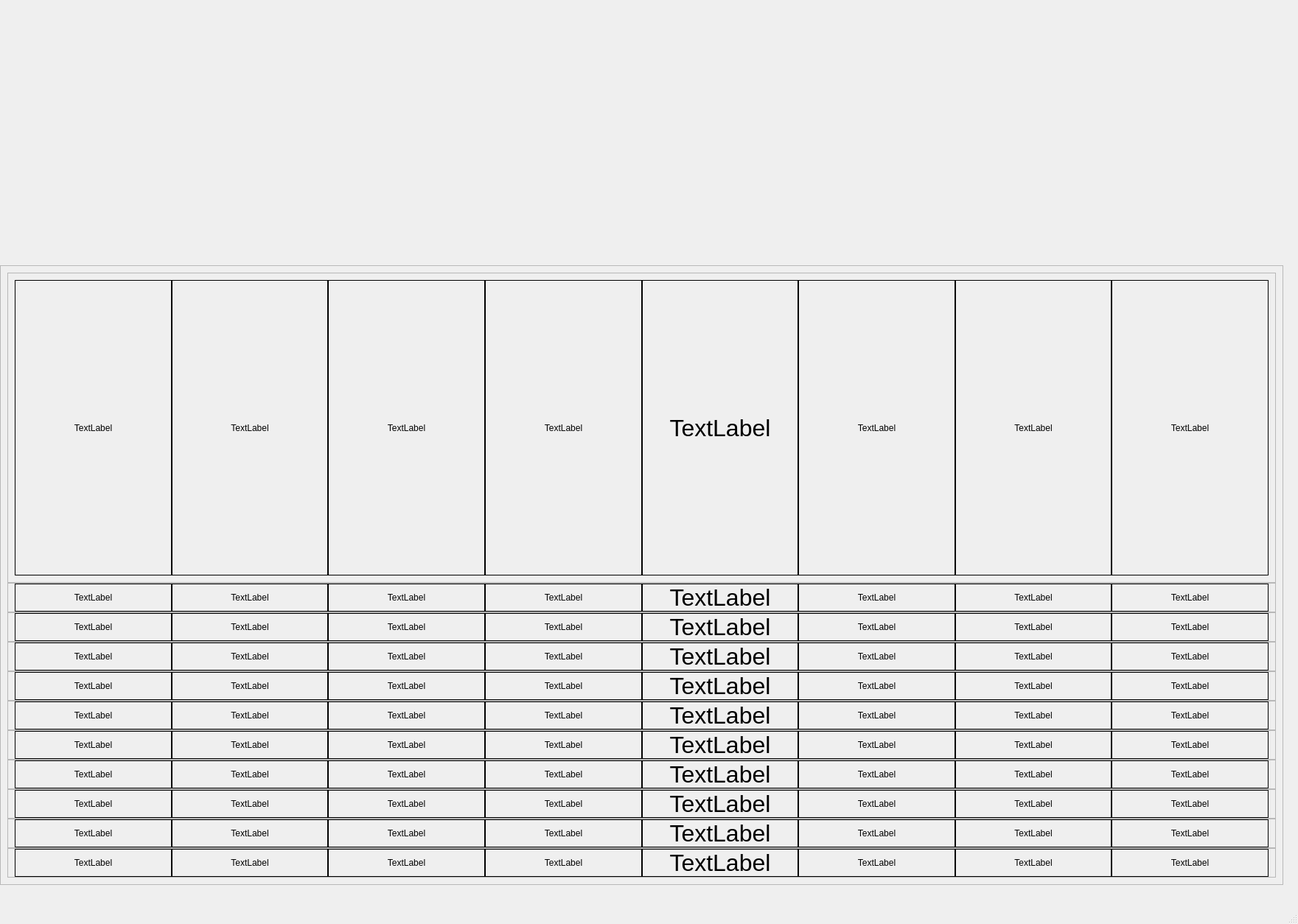
<?xml version="1.0" encoding="UTF-8"?>
<ui version="4.0">
 <class>MainWindow</class>
 <widget class="QMainWindow" name="MainWindow">
  <property name="geometry">
   <rect>
    <x>0</x>
    <y>0</y>
    <width>1761</width>
    <height>1254</height>
   </rect>
  </property>
  <property name="sizePolicy">
   <sizepolicy hsizetype="Preferred" vsizetype="Minimum">
    <horstretch>0</horstretch>
    <verstretch>0</verstretch>
   </sizepolicy>
  </property>
  <property name="windowTitle">
   <string>MainWindow</string>
  </property>
  <widget class="QWidget" name="centralwidget">
   <widget class="QFrame" name="frame_Table">
    <property name="geometry">
     <rect>
      <x>0</x>
      <y>360</y>
      <width>1741</width>
      <height>841</height>
     </rect>
    </property>
    <property name="sizePolicy">
     <sizepolicy hsizetype="Preferred" vsizetype="Minimum">
      <horstretch>0</horstretch>
      <verstretch>0</verstretch>
     </sizepolicy>
    </property>
    <property name="frameShape">
     <enum>QFrame::StyledPanel</enum>
    </property>
    <property name="frameShadow">
     <enum>QFrame::Raised</enum>
    </property>
    <layout class="QVBoxLayout" name="verticalLayout">
     <property name="spacing">
      <number>0</number>
     </property>
     <item>
      <widget class="QFrame" name="frame_Head">
       <property name="enabled">
        <bool>true</bool>
       </property>
       <property name="sizePolicy">
        <sizepolicy hsizetype="Preferred" vsizetype="Preferred">
         <horstretch>0</horstretch>
         <verstretch>1</verstretch>
        </sizepolicy>
       </property>
       <property name="frameShape">
        <enum>QFrame::StyledPanel</enum>
       </property>
       <property name="frameShadow">
        <enum>QFrame::Raised</enum>
       </property>
       <property name="lineWidth">
        <number>1</number>
       </property>
       <layout class="QHBoxLayout" name="horizontalLayout_2">
        <property name="spacing">
         <number>0</number>
        </property>
        <item>
         <widget class="QLabel" name="label_9">
          <property name="styleSheet">
           <string notr="true">border:1px solid black;</string>
          </property>
          <property name="text">
           <string>TextLabel</string>
          </property>
          <property name="alignment">
           <set>Qt::AlignCenter</set>
          </property>
         </widget>
        </item>
        <item>
         <widget class="QLabel" name="label_10">
          <property name="styleSheet">
           <string notr="true">border:1px solid black;</string>
          </property>
          <property name="text">
           <string>TextLabel</string>
          </property>
          <property name="alignment">
           <set>Qt::AlignCenter</set>
          </property>
         </widget>
        </item>
        <item>
         <widget class="QLabel" name="label_11">
          <property name="styleSheet">
           <string notr="true">border:1px solid black;</string>
          </property>
          <property name="text">
           <string>TextLabel</string>
          </property>
          <property name="alignment">
           <set>Qt::AlignCenter</set>
          </property>
         </widget>
        </item>
        <item>
         <widget class="QLabel" name="label_12">
          <property name="styleSheet">
           <string notr="true">border:1px solid black;</string>
          </property>
          <property name="text">
           <string>TextLabel</string>
          </property>
          <property name="alignment">
           <set>Qt::AlignCenter</set>
          </property>
         </widget>
        </item>
        <item>
         <widget class="QLabel" name="label_13">
          <property name="font">
           <font>
            <pointsize>24</pointsize>
           </font>
          </property>
          <property name="styleSheet">
           <string notr="true">border:1px solid black;</string>
          </property>
          <property name="text">
           <string>TextLabel</string>
          </property>
          <property name="alignment">
           <set>Qt::AlignCenter</set>
          </property>
         </widget>
        </item>
        <item>
         <widget class="QLabel" name="label_14">
          <property name="styleSheet">
           <string notr="true">border:1px solid black;</string>
          </property>
          <property name="text">
           <string>TextLabel</string>
          </property>
          <property name="alignment">
           <set>Qt::AlignCenter</set>
          </property>
         </widget>
        </item>
        <item>
         <widget class="QLabel" name="label_15">
          <property name="styleSheet">
           <string notr="true">border:1px solid black;</string>
          </property>
          <property name="text">
           <string>TextLabel</string>
          </property>
          <property name="alignment">
           <set>Qt::AlignCenter</set>
          </property>
         </widget>
        </item>
        <item>
         <widget class="QLabel" name="label_16">
          <property name="styleSheet">
           <string notr="true">border:1px solid black;</string>
          </property>
          <property name="text">
           <string>TextLabel</string>
          </property>
          <property name="alignment">
           <set>Qt::AlignCenter</set>
          </property>
         </widget>
        </item>
       </layout>
      </widget>
     </item>
     <item>
      <widget class="QFrame" name="frame_Body1">
       <property name="sizePolicy">
        <sizepolicy hsizetype="Preferred" vsizetype="Preferred">
         <horstretch>0</horstretch>
         <verstretch>0</verstretch>
        </sizepolicy>
       </property>
       <property name="frameShape">
        <enum>QFrame::StyledPanel</enum>
       </property>
       <property name="frameShadow">
        <enum>QFrame::Raised</enum>
       </property>
       <layout class="QHBoxLayout" name="horizontalLayout_3">
        <property name="spacing">
         <number>0</number>
        </property>
        <property name="topMargin">
         <number>0</number>
        </property>
        <property name="bottomMargin">
         <number>0</number>
        </property>
        <item>
         <widget class="QLabel" name="label_17">
          <property name="styleSheet">
           <string notr="true">border:1px solid black;</string>
          </property>
          <property name="text">
           <string>TextLabel</string>
          </property>
          <property name="alignment">
           <set>Qt::AlignCenter</set>
          </property>
         </widget>
        </item>
        <item>
         <widget class="QLabel" name="label_18">
          <property name="styleSheet">
           <string notr="true">border:1px solid black;</string>
          </property>
          <property name="text">
           <string>TextLabel</string>
          </property>
          <property name="alignment">
           <set>Qt::AlignCenter</set>
          </property>
         </widget>
        </item>
        <item>
         <widget class="QLabel" name="label_19">
          <property name="styleSheet">
           <string notr="true">border:1px solid black;</string>
          </property>
          <property name="text">
           <string>TextLabel</string>
          </property>
          <property name="alignment">
           <set>Qt::AlignCenter</set>
          </property>
         </widget>
        </item>
        <item>
         <widget class="QLabel" name="label_20">
          <property name="styleSheet">
           <string notr="true">border:1px solid black;</string>
          </property>
          <property name="text">
           <string>TextLabel</string>
          </property>
          <property name="alignment">
           <set>Qt::AlignCenter</set>
          </property>
         </widget>
        </item>
        <item>
         <widget class="QLabel" name="label_21">
          <property name="font">
           <font>
            <pointsize>24</pointsize>
           </font>
          </property>
          <property name="styleSheet">
           <string notr="true">border:1px solid black;</string>
          </property>
          <property name="text">
           <string>TextLabel</string>
          </property>
          <property name="alignment">
           <set>Qt::AlignCenter</set>
          </property>
         </widget>
        </item>
        <item>
         <widget class="QLabel" name="label_22">
          <property name="styleSheet">
           <string notr="true">border:1px solid black;</string>
          </property>
          <property name="text">
           <string>TextLabel</string>
          </property>
          <property name="alignment">
           <set>Qt::AlignCenter</set>
          </property>
         </widget>
        </item>
        <item>
         <widget class="QLabel" name="label_23">
          <property name="styleSheet">
           <string notr="true">border:1px solid black;</string>
          </property>
          <property name="text">
           <string>TextLabel</string>
          </property>
          <property name="alignment">
           <set>Qt::AlignCenter</set>
          </property>
         </widget>
        </item>
        <item>
         <widget class="QLabel" name="label_24">
          <property name="styleSheet">
           <string notr="true">border:1px solid black;</string>
          </property>
          <property name="text">
           <string>TextLabel</string>
          </property>
          <property name="alignment">
           <set>Qt::AlignCenter</set>
          </property>
         </widget>
        </item>
       </layout>
      </widget>
     </item>
     <item>
      <widget class="QFrame" name="frame_Body2">
       <property name="frameShape">
        <enum>QFrame::StyledPanel</enum>
       </property>
       <property name="frameShadow">
        <enum>QFrame::Raised</enum>
       </property>
       <layout class="QHBoxLayout" name="horizontalLayout_4">
        <property name="spacing">
         <number>0</number>
        </property>
        <property name="topMargin">
         <number>0</number>
        </property>
        <property name="bottomMargin">
         <number>0</number>
        </property>
        <item>
         <widget class="QLabel" name="label_25">
          <property name="styleSheet">
           <string notr="true">border:1px solid black;</string>
          </property>
          <property name="text">
           <string>TextLabel</string>
          </property>
          <property name="alignment">
           <set>Qt::AlignCenter</set>
          </property>
         </widget>
        </item>
        <item>
         <widget class="QLabel" name="label_26">
          <property name="styleSheet">
           <string notr="true">border:1px solid black;</string>
          </property>
          <property name="text">
           <string>TextLabel</string>
          </property>
          <property name="alignment">
           <set>Qt::AlignCenter</set>
          </property>
         </widget>
        </item>
        <item>
         <widget class="QLabel" name="label_27">
          <property name="styleSheet">
           <string notr="true">border:1px solid black;</string>
          </property>
          <property name="text">
           <string>TextLabel</string>
          </property>
          <property name="alignment">
           <set>Qt::AlignCenter</set>
          </property>
         </widget>
        </item>
        <item>
         <widget class="QLabel" name="label_28">
          <property name="styleSheet">
           <string notr="true">border:1px solid black;</string>
          </property>
          <property name="text">
           <string>TextLabel</string>
          </property>
          <property name="alignment">
           <set>Qt::AlignCenter</set>
          </property>
         </widget>
        </item>
        <item>
         <widget class="QLabel" name="label_29">
          <property name="font">
           <font>
            <pointsize>24</pointsize>
           </font>
          </property>
          <property name="styleSheet">
           <string notr="true">border:1px solid black;</string>
          </property>
          <property name="text">
           <string>TextLabel</string>
          </property>
          <property name="alignment">
           <set>Qt::AlignCenter</set>
          </property>
         </widget>
        </item>
        <item>
         <widget class="QLabel" name="label_30">
          <property name="styleSheet">
           <string notr="true">border:1px solid black;</string>
          </property>
          <property name="text">
           <string>TextLabel</string>
          </property>
          <property name="alignment">
           <set>Qt::AlignCenter</set>
          </property>
         </widget>
        </item>
        <item>
         <widget class="QLabel" name="label_31">
          <property name="styleSheet">
           <string notr="true">border:1px solid black;</string>
          </property>
          <property name="text">
           <string>TextLabel</string>
          </property>
          <property name="alignment">
           <set>Qt::AlignCenter</set>
          </property>
         </widget>
        </item>
        <item>
         <widget class="QLabel" name="label_32">
          <property name="styleSheet">
           <string notr="true">border:1px solid black;</string>
          </property>
          <property name="text">
           <string>TextLabel</string>
          </property>
          <property name="alignment">
           <set>Qt::AlignCenter</set>
          </property>
         </widget>
        </item>
       </layout>
      </widget>
     </item>
     <item>
      <widget class="QFrame" name="frame_Body3">
       <property name="frameShape">
        <enum>QFrame::StyledPanel</enum>
       </property>
       <property name="frameShadow">
        <enum>QFrame::Raised</enum>
       </property>
       <layout class="QHBoxLayout" name="horizontalLayout_5">
        <property name="spacing">
         <number>0</number>
        </property>
        <property name="topMargin">
         <number>0</number>
        </property>
        <property name="bottomMargin">
         <number>0</number>
        </property>
        <item>
         <widget class="QLabel" name="label_33">
          <property name="styleSheet">
           <string notr="true">border:1px solid black;</string>
          </property>
          <property name="text">
           <string>TextLabel</string>
          </property>
          <property name="alignment">
           <set>Qt::AlignCenter</set>
          </property>
         </widget>
        </item>
        <item>
         <widget class="QLabel" name="label_34">
          <property name="styleSheet">
           <string notr="true">border:1px solid black;</string>
          </property>
          <property name="text">
           <string>TextLabel</string>
          </property>
          <property name="alignment">
           <set>Qt::AlignCenter</set>
          </property>
         </widget>
        </item>
        <item>
         <widget class="QLabel" name="label_35">
          <property name="styleSheet">
           <string notr="true">border:1px solid black;</string>
          </property>
          <property name="text">
           <string>TextLabel</string>
          </property>
          <property name="alignment">
           <set>Qt::AlignCenter</set>
          </property>
         </widget>
        </item>
        <item>
         <widget class="QLabel" name="label_36">
          <property name="styleSheet">
           <string notr="true">border:1px solid black;</string>
          </property>
          <property name="text">
           <string>TextLabel</string>
          </property>
          <property name="alignment">
           <set>Qt::AlignCenter</set>
          </property>
         </widget>
        </item>
        <item>
         <widget class="QLabel" name="label_37">
          <property name="font">
           <font>
            <pointsize>24</pointsize>
           </font>
          </property>
          <property name="styleSheet">
           <string notr="true">border:1px solid black;</string>
          </property>
          <property name="text">
           <string>TextLabel</string>
          </property>
          <property name="alignment">
           <set>Qt::AlignCenter</set>
          </property>
         </widget>
        </item>
        <item>
         <widget class="QLabel" name="label_38">
          <property name="styleSheet">
           <string notr="true">border:1px solid black;</string>
          </property>
          <property name="text">
           <string>TextLabel</string>
          </property>
          <property name="alignment">
           <set>Qt::AlignCenter</set>
          </property>
         </widget>
        </item>
        <item>
         <widget class="QLabel" name="label_39">
          <property name="styleSheet">
           <string notr="true">border:1px solid black;</string>
          </property>
          <property name="text">
           <string>TextLabel</string>
          </property>
          <property name="alignment">
           <set>Qt::AlignCenter</set>
          </property>
         </widget>
        </item>
        <item>
         <widget class="QLabel" name="label_40">
          <property name="styleSheet">
           <string notr="true">border:1px solid black;</string>
          </property>
          <property name="text">
           <string>TextLabel</string>
          </property>
          <property name="alignment">
           <set>Qt::AlignCenter</set>
          </property>
         </widget>
        </item>
       </layout>
      </widget>
     </item>
     <item>
      <widget class="QFrame" name="frame_Body4">
       <property name="frameShape">
        <enum>QFrame::StyledPanel</enum>
       </property>
       <property name="frameShadow">
        <enum>QFrame::Raised</enum>
       </property>
       <layout class="QHBoxLayout" name="horizontalLayout_6">
        <property name="spacing">
         <number>0</number>
        </property>
        <property name="topMargin">
         <number>0</number>
        </property>
        <property name="bottomMargin">
         <number>0</number>
        </property>
        <item>
         <widget class="QLabel" name="label_41">
          <property name="styleSheet">
           <string notr="true">border:1px solid black;</string>
          </property>
          <property name="text">
           <string>TextLabel</string>
          </property>
          <property name="alignment">
           <set>Qt::AlignCenter</set>
          </property>
         </widget>
        </item>
        <item>
         <widget class="QLabel" name="label_42">
          <property name="styleSheet">
           <string notr="true">border:1px solid black;</string>
          </property>
          <property name="text">
           <string>TextLabel</string>
          </property>
          <property name="alignment">
           <set>Qt::AlignCenter</set>
          </property>
         </widget>
        </item>
        <item>
         <widget class="QLabel" name="label_43">
          <property name="styleSheet">
           <string notr="true">border:1px solid black;</string>
          </property>
          <property name="text">
           <string>TextLabel</string>
          </property>
          <property name="alignment">
           <set>Qt::AlignCenter</set>
          </property>
         </widget>
        </item>
        <item>
         <widget class="QLabel" name="label_44">
          <property name="styleSheet">
           <string notr="true">border:1px solid black;</string>
          </property>
          <property name="text">
           <string>TextLabel</string>
          </property>
          <property name="alignment">
           <set>Qt::AlignCenter</set>
          </property>
         </widget>
        </item>
        <item>
         <widget class="QLabel" name="label_45">
          <property name="font">
           <font>
            <pointsize>24</pointsize>
           </font>
          </property>
          <property name="styleSheet">
           <string notr="true">border:1px solid black;</string>
          </property>
          <property name="text">
           <string>TextLabel</string>
          </property>
          <property name="alignment">
           <set>Qt::AlignCenter</set>
          </property>
         </widget>
        </item>
        <item>
         <widget class="QLabel" name="label_46">
          <property name="styleSheet">
           <string notr="true">border:1px solid black;</string>
          </property>
          <property name="text">
           <string>TextLabel</string>
          </property>
          <property name="alignment">
           <set>Qt::AlignCenter</set>
          </property>
         </widget>
        </item>
        <item>
         <widget class="QLabel" name="label_47">
          <property name="styleSheet">
           <string notr="true">border:1px solid black;</string>
          </property>
          <property name="text">
           <string>TextLabel</string>
          </property>
          <property name="alignment">
           <set>Qt::AlignCenter</set>
          </property>
         </widget>
        </item>
        <item>
         <widget class="QLabel" name="label_48">
          <property name="styleSheet">
           <string notr="true">border:1px solid black;</string>
          </property>
          <property name="text">
           <string>TextLabel</string>
          </property>
          <property name="alignment">
           <set>Qt::AlignCenter</set>
          </property>
         </widget>
        </item>
       </layout>
      </widget>
     </item>
     <item>
      <widget class="QFrame" name="frame_Body5">
       <property name="frameShape">
        <enum>QFrame::StyledPanel</enum>
       </property>
       <property name="frameShadow">
        <enum>QFrame::Raised</enum>
       </property>
       <layout class="QHBoxLayout" name="horizontalLayout_7">
        <property name="spacing">
         <number>0</number>
        </property>
        <property name="topMargin">
         <number>0</number>
        </property>
        <property name="bottomMargin">
         <number>0</number>
        </property>
        <item>
         <widget class="QLabel" name="label_49">
          <property name="styleSheet">
           <string notr="true">border:1px solid black;</string>
          </property>
          <property name="text">
           <string>TextLabel</string>
          </property>
          <property name="alignment">
           <set>Qt::AlignCenter</set>
          </property>
         </widget>
        </item>
        <item>
         <widget class="QLabel" name="label_50">
          <property name="styleSheet">
           <string notr="true">border:1px solid black;</string>
          </property>
          <property name="text">
           <string>TextLabel</string>
          </property>
          <property name="alignment">
           <set>Qt::AlignCenter</set>
          </property>
         </widget>
        </item>
        <item>
         <widget class="QLabel" name="label_51">
          <property name="styleSheet">
           <string notr="true">border:1px solid black;</string>
          </property>
          <property name="text">
           <string>TextLabel</string>
          </property>
          <property name="alignment">
           <set>Qt::AlignCenter</set>
          </property>
         </widget>
        </item>
        <item>
         <widget class="QLabel" name="label_52">
          <property name="styleSheet">
           <string notr="true">border:1px solid black;</string>
          </property>
          <property name="text">
           <string>TextLabel</string>
          </property>
          <property name="alignment">
           <set>Qt::AlignCenter</set>
          </property>
         </widget>
        </item>
        <item>
         <widget class="QLabel" name="label_53">
          <property name="font">
           <font>
            <pointsize>24</pointsize>
           </font>
          </property>
          <property name="styleSheet">
           <string notr="true">border:1px solid black;</string>
          </property>
          <property name="text">
           <string>TextLabel</string>
          </property>
          <property name="alignment">
           <set>Qt::AlignCenter</set>
          </property>
         </widget>
        </item>
        <item>
         <widget class="QLabel" name="label_54">
          <property name="styleSheet">
           <string notr="true">border:1px solid black;</string>
          </property>
          <property name="text">
           <string>TextLabel</string>
          </property>
          <property name="alignment">
           <set>Qt::AlignCenter</set>
          </property>
         </widget>
        </item>
        <item>
         <widget class="QLabel" name="label_55">
          <property name="styleSheet">
           <string notr="true">border:1px solid black;</string>
          </property>
          <property name="text">
           <string>TextLabel</string>
          </property>
          <property name="alignment">
           <set>Qt::AlignCenter</set>
          </property>
         </widget>
        </item>
        <item>
         <widget class="QLabel" name="label_56">
          <property name="styleSheet">
           <string notr="true">border:1px solid black;</string>
          </property>
          <property name="text">
           <string>TextLabel</string>
          </property>
          <property name="alignment">
           <set>Qt::AlignCenter</set>
          </property>
         </widget>
        </item>
       </layout>
      </widget>
     </item>
     <item>
      <widget class="QFrame" name="frame_Body6">
       <property name="frameShape">
        <enum>QFrame::StyledPanel</enum>
       </property>
       <property name="frameShadow">
        <enum>QFrame::Raised</enum>
       </property>
       <layout class="QHBoxLayout" name="horizontalLayout_8">
        <property name="spacing">
         <number>0</number>
        </property>
        <property name="topMargin">
         <number>0</number>
        </property>
        <property name="bottomMargin">
         <number>0</number>
        </property>
        <item>
         <widget class="QLabel" name="label_57">
          <property name="styleSheet">
           <string notr="true">border:1px solid black;</string>
          </property>
          <property name="text">
           <string>TextLabel</string>
          </property>
          <property name="alignment">
           <set>Qt::AlignCenter</set>
          </property>
         </widget>
        </item>
        <item>
         <widget class="QLabel" name="label_58">
          <property name="styleSheet">
           <string notr="true">border:1px solid black;</string>
          </property>
          <property name="text">
           <string>TextLabel</string>
          </property>
          <property name="alignment">
           <set>Qt::AlignCenter</set>
          </property>
         </widget>
        </item>
        <item>
         <widget class="QLabel" name="label_59">
          <property name="styleSheet">
           <string notr="true">border:1px solid black;</string>
          </property>
          <property name="text">
           <string>TextLabel</string>
          </property>
          <property name="alignment">
           <set>Qt::AlignCenter</set>
          </property>
         </widget>
        </item>
        <item>
         <widget class="QLabel" name="label_60">
          <property name="styleSheet">
           <string notr="true">border:1px solid black;</string>
          </property>
          <property name="text">
           <string>TextLabel</string>
          </property>
          <property name="alignment">
           <set>Qt::AlignCenter</set>
          </property>
         </widget>
        </item>
        <item>
         <widget class="QLabel" name="label_61">
          <property name="font">
           <font>
            <pointsize>24</pointsize>
           </font>
          </property>
          <property name="styleSheet">
           <string notr="true">border:1px solid black;</string>
          </property>
          <property name="text">
           <string>TextLabel</string>
          </property>
          <property name="alignment">
           <set>Qt::AlignCenter</set>
          </property>
         </widget>
        </item>
        <item>
         <widget class="QLabel" name="label_62">
          <property name="styleSheet">
           <string notr="true">border:1px solid black;</string>
          </property>
          <property name="text">
           <string>TextLabel</string>
          </property>
          <property name="alignment">
           <set>Qt::AlignCenter</set>
          </property>
         </widget>
        </item>
        <item>
         <widget class="QLabel" name="label_63">
          <property name="styleSheet">
           <string notr="true">border:1px solid black;</string>
          </property>
          <property name="text">
           <string>TextLabel</string>
          </property>
          <property name="alignment">
           <set>Qt::AlignCenter</set>
          </property>
         </widget>
        </item>
        <item>
         <widget class="QLabel" name="label_64">
          <property name="styleSheet">
           <string notr="true">border:1px solid black;</string>
          </property>
          <property name="text">
           <string>TextLabel</string>
          </property>
          <property name="alignment">
           <set>Qt::AlignCenter</set>
          </property>
         </widget>
        </item>
       </layout>
      </widget>
     </item>
     <item>
      <widget class="QFrame" name="frame_Body7">
       <property name="frameShape">
        <enum>QFrame::StyledPanel</enum>
       </property>
       <property name="frameShadow">
        <enum>QFrame::Raised</enum>
       </property>
       <layout class="QHBoxLayout" name="horizontalLayout_9">
        <property name="spacing">
         <number>0</number>
        </property>
        <property name="topMargin">
         <number>0</number>
        </property>
        <property name="bottomMargin">
         <number>0</number>
        </property>
        <item>
         <widget class="QLabel" name="label_65">
          <property name="styleSheet">
           <string notr="true">border:1px solid black;</string>
          </property>
          <property name="text">
           <string>TextLabel</string>
          </property>
          <property name="alignment">
           <set>Qt::AlignCenter</set>
          </property>
         </widget>
        </item>
        <item>
         <widget class="QLabel" name="label_66">
          <property name="styleSheet">
           <string notr="true">border:1px solid black;</string>
          </property>
          <property name="text">
           <string>TextLabel</string>
          </property>
          <property name="alignment">
           <set>Qt::AlignCenter</set>
          </property>
         </widget>
        </item>
        <item>
         <widget class="QLabel" name="label_67">
          <property name="styleSheet">
           <string notr="true">border:1px solid black;</string>
          </property>
          <property name="text">
           <string>TextLabel</string>
          </property>
          <property name="alignment">
           <set>Qt::AlignCenter</set>
          </property>
         </widget>
        </item>
        <item>
         <widget class="QLabel" name="label_68">
          <property name="styleSheet">
           <string notr="true">border:1px solid black;</string>
          </property>
          <property name="text">
           <string>TextLabel</string>
          </property>
          <property name="alignment">
           <set>Qt::AlignCenter</set>
          </property>
         </widget>
        </item>
        <item>
         <widget class="QLabel" name="label_69">
          <property name="font">
           <font>
            <pointsize>24</pointsize>
           </font>
          </property>
          <property name="styleSheet">
           <string notr="true">border:1px solid black;</string>
          </property>
          <property name="text">
           <string>TextLabel</string>
          </property>
          <property name="alignment">
           <set>Qt::AlignCenter</set>
          </property>
         </widget>
        </item>
        <item>
         <widget class="QLabel" name="label_70">
          <property name="styleSheet">
           <string notr="true">border:1px solid black;</string>
          </property>
          <property name="text">
           <string>TextLabel</string>
          </property>
          <property name="alignment">
           <set>Qt::AlignCenter</set>
          </property>
         </widget>
        </item>
        <item>
         <widget class="QLabel" name="label_71">
          <property name="styleSheet">
           <string notr="true">border:1px solid black;</string>
          </property>
          <property name="text">
           <string>TextLabel</string>
          </property>
          <property name="alignment">
           <set>Qt::AlignCenter</set>
          </property>
         </widget>
        </item>
        <item>
         <widget class="QLabel" name="label_72">
          <property name="styleSheet">
           <string notr="true">border:1px solid black;</string>
          </property>
          <property name="text">
           <string>TextLabel</string>
          </property>
          <property name="alignment">
           <set>Qt::AlignCenter</set>
          </property>
         </widget>
        </item>
       </layout>
      </widget>
     </item>
     <item>
      <widget class="QFrame" name="frame_Body8">
       <property name="frameShape">
        <enum>QFrame::StyledPanel</enum>
       </property>
       <property name="frameShadow">
        <enum>QFrame::Raised</enum>
       </property>
       <layout class="QHBoxLayout" name="horizontalLayout_10">
        <property name="spacing">
         <number>0</number>
        </property>
        <property name="topMargin">
         <number>0</number>
        </property>
        <property name="bottomMargin">
         <number>0</number>
        </property>
        <item>
         <widget class="QLabel" name="label_73">
          <property name="styleSheet">
           <string notr="true">border:1px solid black;</string>
          </property>
          <property name="text">
           <string>TextLabel</string>
          </property>
          <property name="alignment">
           <set>Qt::AlignCenter</set>
          </property>
         </widget>
        </item>
        <item>
         <widget class="QLabel" name="label_74">
          <property name="styleSheet">
           <string notr="true">border:1px solid black;</string>
          </property>
          <property name="text">
           <string>TextLabel</string>
          </property>
          <property name="alignment">
           <set>Qt::AlignCenter</set>
          </property>
         </widget>
        </item>
        <item>
         <widget class="QLabel" name="label_75">
          <property name="styleSheet">
           <string notr="true">border:1px solid black;</string>
          </property>
          <property name="text">
           <string>TextLabel</string>
          </property>
          <property name="alignment">
           <set>Qt::AlignCenter</set>
          </property>
         </widget>
        </item>
        <item>
         <widget class="QLabel" name="label_76">
          <property name="styleSheet">
           <string notr="true">border:1px solid black;</string>
          </property>
          <property name="text">
           <string>TextLabel</string>
          </property>
          <property name="alignment">
           <set>Qt::AlignCenter</set>
          </property>
         </widget>
        </item>
        <item>
         <widget class="QLabel" name="label_77">
          <property name="font">
           <font>
            <pointsize>24</pointsize>
           </font>
          </property>
          <property name="styleSheet">
           <string notr="true">border:1px solid black;</string>
          </property>
          <property name="text">
           <string>TextLabel</string>
          </property>
          <property name="alignment">
           <set>Qt::AlignCenter</set>
          </property>
         </widget>
        </item>
        <item>
         <widget class="QLabel" name="label_78">
          <property name="styleSheet">
           <string notr="true">border:1px solid black;</string>
          </property>
          <property name="text">
           <string>TextLabel</string>
          </property>
          <property name="alignment">
           <set>Qt::AlignCenter</set>
          </property>
         </widget>
        </item>
        <item>
         <widget class="QLabel" name="label_79">
          <property name="styleSheet">
           <string notr="true">border:1px solid black;</string>
          </property>
          <property name="text">
           <string>TextLabel</string>
          </property>
          <property name="alignment">
           <set>Qt::AlignCenter</set>
          </property>
         </widget>
        </item>
        <item>
         <widget class="QLabel" name="label_80">
          <property name="styleSheet">
           <string notr="true">border:1px solid black;</string>
          </property>
          <property name="text">
           <string>TextLabel</string>
          </property>
          <property name="alignment">
           <set>Qt::AlignCenter</set>
          </property>
         </widget>
        </item>
       </layout>
      </widget>
     </item>
     <item>
      <widget class="QFrame" name="frame_Body9">
       <property name="frameShape">
        <enum>QFrame::StyledPanel</enum>
       </property>
       <property name="frameShadow">
        <enum>QFrame::Raised</enum>
       </property>
       <layout class="QHBoxLayout" name="horizontalLayout_11">
        <property name="spacing">
         <number>0</number>
        </property>
        <property name="topMargin">
         <number>0</number>
        </property>
        <property name="bottomMargin">
         <number>0</number>
        </property>
        <item>
         <widget class="QLabel" name="label_81">
          <property name="styleSheet">
           <string notr="true">border:1px solid black;</string>
          </property>
          <property name="text">
           <string>TextLabel</string>
          </property>
          <property name="alignment">
           <set>Qt::AlignCenter</set>
          </property>
         </widget>
        </item>
        <item>
         <widget class="QLabel" name="label_82">
          <property name="styleSheet">
           <string notr="true">border:1px solid black;</string>
          </property>
          <property name="text">
           <string>TextLabel</string>
          </property>
          <property name="alignment">
           <set>Qt::AlignCenter</set>
          </property>
         </widget>
        </item>
        <item>
         <widget class="QLabel" name="label_83">
          <property name="styleSheet">
           <string notr="true">border:1px solid black;</string>
          </property>
          <property name="text">
           <string>TextLabel</string>
          </property>
          <property name="alignment">
           <set>Qt::AlignCenter</set>
          </property>
         </widget>
        </item>
        <item>
         <widget class="QLabel" name="label_84">
          <property name="styleSheet">
           <string notr="true">border:1px solid black;</string>
          </property>
          <property name="text">
           <string>TextLabel</string>
          </property>
          <property name="alignment">
           <set>Qt::AlignCenter</set>
          </property>
         </widget>
        </item>
        <item>
         <widget class="QLabel" name="label_85">
          <property name="font">
           <font>
            <pointsize>24</pointsize>
           </font>
          </property>
          <property name="styleSheet">
           <string notr="true">border:1px solid black;</string>
          </property>
          <property name="text">
           <string>TextLabel</string>
          </property>
          <property name="alignment">
           <set>Qt::AlignCenter</set>
          </property>
         </widget>
        </item>
        <item>
         <widget class="QLabel" name="label_86">
          <property name="styleSheet">
           <string notr="true">border:1px solid black;</string>
          </property>
          <property name="text">
           <string>TextLabel</string>
          </property>
          <property name="alignment">
           <set>Qt::AlignCenter</set>
          </property>
         </widget>
        </item>
        <item>
         <widget class="QLabel" name="label_87">
          <property name="styleSheet">
           <string notr="true">border:1px solid black;</string>
          </property>
          <property name="text">
           <string>TextLabel</string>
          </property>
          <property name="alignment">
           <set>Qt::AlignCenter</set>
          </property>
         </widget>
        </item>
        <item>
         <widget class="QLabel" name="label_88">
          <property name="styleSheet">
           <string notr="true">border:1px solid black;</string>
          </property>
          <property name="text">
           <string>TextLabel</string>
          </property>
          <property name="alignment">
           <set>Qt::AlignCenter</set>
          </property>
         </widget>
        </item>
       </layout>
      </widget>
     </item>
     <item>
      <widget class="QFrame" name="frame_Body10">
       <property name="frameShape">
        <enum>QFrame::StyledPanel</enum>
       </property>
       <property name="frameShadow">
        <enum>QFrame::Raised</enum>
       </property>
       <layout class="QHBoxLayout" name="horizontalLayout_12">
        <property name="spacing">
         <number>0</number>
        </property>
        <property name="topMargin">
         <number>0</number>
        </property>
        <property name="bottomMargin">
         <number>0</number>
        </property>
        <item>
         <widget class="QLabel" name="label_89">
          <property name="styleSheet">
           <string notr="true">border:1px solid black;</string>
          </property>
          <property name="text">
           <string>TextLabel</string>
          </property>
          <property name="alignment">
           <set>Qt::AlignCenter</set>
          </property>
         </widget>
        </item>
        <item>
         <widget class="QLabel" name="label_90">
          <property name="styleSheet">
           <string notr="true">border:1px solid black;</string>
          </property>
          <property name="text">
           <string>TextLabel</string>
          </property>
          <property name="alignment">
           <set>Qt::AlignCenter</set>
          </property>
         </widget>
        </item>
        <item>
         <widget class="QLabel" name="label_91">
          <property name="styleSheet">
           <string notr="true">border:1px solid black;</string>
          </property>
          <property name="text">
           <string>TextLabel</string>
          </property>
          <property name="alignment">
           <set>Qt::AlignCenter</set>
          </property>
         </widget>
        </item>
        <item>
         <widget class="QLabel" name="label_92">
          <property name="styleSheet">
           <string notr="true">border:1px solid black;</string>
          </property>
          <property name="text">
           <string>TextLabel</string>
          </property>
          <property name="alignment">
           <set>Qt::AlignCenter</set>
          </property>
         </widget>
        </item>
        <item>
         <widget class="QLabel" name="label_93">
          <property name="font">
           <font>
            <pointsize>24</pointsize>
           </font>
          </property>
          <property name="styleSheet">
           <string notr="true">border:1px solid black;</string>
          </property>
          <property name="text">
           <string>TextLabel</string>
          </property>
          <property name="alignment">
           <set>Qt::AlignCenter</set>
          </property>
         </widget>
        </item>
        <item>
         <widget class="QLabel" name="label_94">
          <property name="styleSheet">
           <string notr="true">border:1px solid black;</string>
          </property>
          <property name="text">
           <string>TextLabel</string>
          </property>
          <property name="alignment">
           <set>Qt::AlignCenter</set>
          </property>
         </widget>
        </item>
        <item>
         <widget class="QLabel" name="label_95">
          <property name="styleSheet">
           <string notr="true">border:1px solid black;</string>
          </property>
          <property name="text">
           <string>TextLabel</string>
          </property>
          <property name="alignment">
           <set>Qt::AlignCenter</set>
          </property>
         </widget>
        </item>
        <item>
         <widget class="QLabel" name="label_96">
          <property name="styleSheet">
           <string notr="true">border:1px solid black;</string>
          </property>
          <property name="text">
           <string>TextLabel</string>
          </property>
          <property name="alignment">
           <set>Qt::AlignCenter</set>
          </property>
         </widget>
        </item>
       </layout>
      </widget>
     </item>
    </layout>
   </widget>
  </widget>
  <widget class="QMenuBar" name="menubar">
   <property name="geometry">
    <rect>
     <x>0</x>
     <y>0</y>
     <width>1761</width>
     <height>28</height>
    </rect>
   </property>
  </widget>
  <widget class="QStatusBar" name="statusbar"/>
 </widget>
 <resources/>
 <connections/>
</ui>
